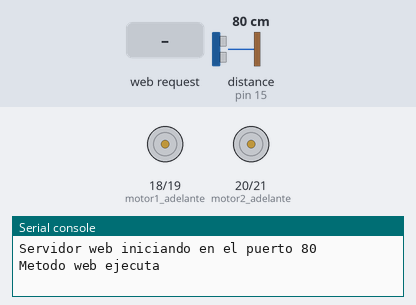
Bench run of a program on a simulated MicroPython board. On the bench: motor-driver pin pairs drawn as motors (green arrow = first pin HIGH = forward, orange = second pin HIGH = backward, longer = more drive), the last lines printed to the serial console. The test bench sets the inputs (shaded band); at power-on: distance to the obstacle (sensor on pin 15) 80 cm. The echo pulse lasts 58.3 µs per cm.

Above: at 3.2 s.
3.3 s: HTTP request GET /izquierda? received
At 5.3 s:
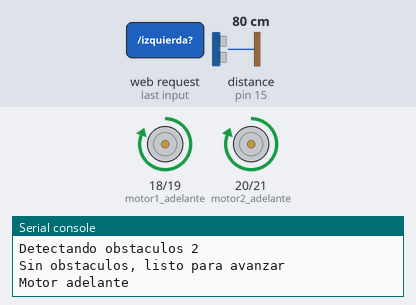
6.3 s: HTTP request GET /derecha? received
At 6.7 s:
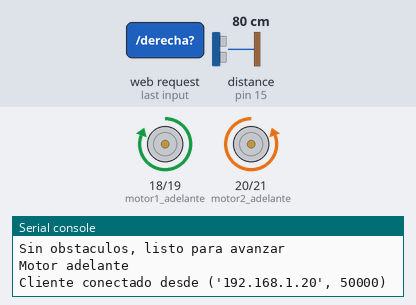
8.3 s: HTTP request GET /atras? received
At 9.4 s:
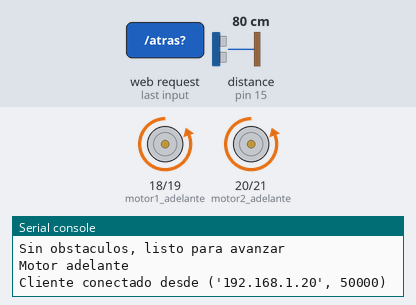
Timing chart, 0 to 12.8 s (numbered marks = the images above; inputs shaded):
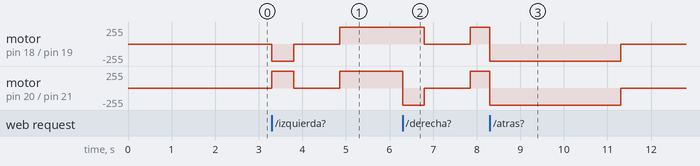

The program:

main_raspberry.py
```python
import machine
import utime
import network
import socket
from machine import Pin
from time import sleep

#Declaracion de Constantes

PIN_MOTOR1_ADELANTE = 18
PIN_MOTOR1_ATRAS = 19
PIN_MOTOR2_ADELANTE = 20
PIN_MOTOR2_ATRAS = 21
PIN_SENSOR_TRIG = 14
PIN_SENSOR_ECHO =15
#Nombre de la red WiFi
SSID = "SV - SALA"
PASSWORD = "11733647"

#Clase para establecer la conexion WLAN entre la raspberry y la computadora
#por medio de una pagina web
class Connect():
    def __init__(self, ssid, password):
    #desde main se ingresa red y clave wifi para la conexion
        self.ssid = ssid
        self.password = password
        self.html = f"""
                <!DOCTYPE html>
                <html>
                <head>
                </head>
                <body>
                <center>
                <form action="./adelante">
                <input type="submit" value="Adelante" style="background-color: #04AA6D; border-radius: 15px; height:120px; width:120px; border: none; color: white; padding: 16px 24px; margin: 4px 2px"  />
                </form>
                <table><tr>
                <td><form action="./izquierda">
                <input type="submit" value="Izquierda" style="background-color: #04AA6D; border-radius: 15px; height:120px; width:120px; border: none; color: white; padding: 16px 24px; margin: 4px 2px"/>
                </form></td>
                <td><form action="./detener">
                <input type="submit" value="Detener" style="background-color: #FF0000; border-radius: 50px; height:120px; width:120px; border: none; color: white; padding: 16px 24px; margin: 4px 2px" />
                </form></td>
                <td><form action="./derecha">
                <input type="submit" value="Derecha" style="background-color: #04AA6D; border-radius: 15px; height:120px; width:120px; border: none; color: white; padding: 16px 24px; margin: 4px 2px"/>
                </form></td>
                </tr></table>
                <form action="./atras">
                <input type="submit" value="Atras" style="background-color: #04AA6D; border-radius: 15px; height:120px; width:120px; border: none; color: white; padding: 16px 24px; margin: 4px 2px"/>
                </form>
                </body>
                </html>
                """

    def conectar(self):
        #se crea una conexion WLAN, se activa y conecta con el wifi
        net = network.WLAN(network.STA_IF)
        net.active(True)
        net.connect(self.ssid, self.password)
        #Si ya conectado, no reconectar
        if not net.isconnected():
            self.send_message('Conectando a la red Wi-Fi...')
            net.connect(self.ssid, self.password)
            #Esperar la conexion
            while not net.isconnected():
                self.send_message("Conectando...")
                sleep(2)
        print('Conectado a la red:', net.ifconfig())

    def open_socket(self):
        server = []
        #Crear socket de servidor
        addr = socket.getaddrinfo('0.0.0.0',80)[0][-1]
        s = socket.socket()
        s.bind(addr)
        s.listen(1)
        self.send_message('Servidor web iniciando en el puerto 80')
        server.append(addr)
        server.append(s)
        return server

    #Bucle principal del servidor web
    def web(self, vehiculo, addr, s):
        print("Metodo web ejecuta")
        while True:
            try:
                cl, addr = s.accept()
                self.send_message(f'Cliente conectado desde {addr}')
            except OSError as e:
                self.send_message(f"Error al aceptar la conexión: {e}")
                return
            request = cl.recv(1024)
            request = str(request)
            #Verificar las rutas de la solicitud
            try:
                request = request.split()[1]
            except IndexError as e:
                self.send_message(e)
            if request == '/adelante?':
                #avanzar el vehiculo
                vehiculo.avanzar()
            elif request =='/izquierda?':
                #girar a la izquierda hasta no tener obstaculos
                vehiculo.izquierda()
            elif request =='/detener?':
                #Frenar el vehiculo
                vehiculo.frenar()
            elif request =='/derecha?':
                #girar a la derecha hasta no tener obstaculos
                vehiculo.derecha()
            elif request =='/atras?':
                #Retroceder el vehiculo por 3 segundos
                vehiculo.retroceder()

            #Responder con la pagina web
            cl.send('HTTP/1.1 200 OK\n')
            cl.send('Content-Type: text/html\n')
            cl.send('Connection: close\n\n')
            cl.sendall(self.html)
            cl.close()

    def send_message(self, message):
        print(message)

#Clase para el Control del Motor

class Motor():
    def __init__(self):
        #se establecen los pines de conexion como constantes en constantes.py
        #cada pin se asocia con un motor hacia adelante y hacia atras
        self.motor1_adelante = Pin(PIN_MOTOR1_ADELANTE, Pin.OUT)
        self.motor1_atras = Pin(PIN_MOTOR1_ATRAS, Pin.OUT)
        self.motor2_adelante = Pin(PIN_MOTOR2_ADELANTE, Pin.OUT)
        self.motor2_atras = Pin(PIN_MOTOR2_ATRAS, Pin.OUT)

    #metodo para dirigir el carro hacia adelante
    def adelante(self):
        self.motor1_adelante.value(1)
        self.motor2_adelante.value(1)
        self.motor1_atras.value(0)
        self.motor2_atras.value(0)
        print("Motor adelante")
    #metodo para hacer retroceder el carro
    def atras(self):
        self.motor1_adelante.value(0)
        self.motor2_adelante.value(0)
        self.motor1_atras.value(1)
        self.motor2_atras.value(1)
    #metodo para frenar el carro
    def detener(self):
        self.motor1_adelante.value(0)
        self.motor2_adelante.value(0)
        self.motor1_atras.value(0)
        self.motor2_atras.value(0)
    #metodo para hacer girar el carro a la izquierda
    def izquierda(self):
        self.motor1_adelante.value(0)
        self.motor2_adelante.value(1)
        self.motor1_atras.value(1)
        self.motor2_atras.value(0)
    #metodo para hacer girar el carro a la derecha
    def derecha(self):
        self.motor1_adelante.value(1)
        self.motor2_adelante.value(0)
        self.motor1_atras.value(0)
        self.motor2_atras.value(1)

#Clase para manejo del Sensor

class SensorProximidad():
    def __init__(self):
        self.trig = Pin(PIN_SENSOR_TRIG, Pin.OUT)
        self.echo = Pin(PIN_SENSOR_ECHO, Pin.IN)

    #metodo para definir la distancia entre el carro y un obstaculo
    def detectar_obstaculo(self, i):
        print(f"Detectando obstaculos {i}")
        #asegurarse de que el trig empieze en bajo
        self.trig.low()
        utime.sleep_us(2)
        #Agrega un retardo para evitar problemas de sincronizacion
        utime.sleep_ms(50)
        #Activar el trigger por 10 microsegundos para enviar una señal
        self.trig.high()
        utime.sleep_us(10)
        self.trig.low()
        #Esperar a la respuesta de echo
        start_time = utime.ticks_us()
        while self.echo.value() == 0:
            start_time = utime.ticks_us()
        #Medir cuanto tiempo la señal de echo se mantiene alta
        stop_time = utime.ticks_us()
        while self.echo.value() == 1:
            stop_time = utime.ticks_us()
        #calcular la duracion de la señal
        duration = utime.ticks_diff(stop_time, start_time)
        #calcular distancia en cm
        distance = (duration * 0.0343)/2
        return distance
    #Metodo para establecer una distancia de frenado
    def frenado(self):
        frenar = False
        while not frenar:
            try:
                distance = self.detectar_obstaculo(1)
                if distance > 50:
                    self.send_message("No se detecta ningun obstaculo")
                else:
                    self.send_message("Objeto detectado a {:.2f}cm".format(distance))
                    frenar = True
                    return frenar
            except OSError as e:
                self.send_message(f"Error en recivir señal de echo. {e}")
            utime.sleep(1)
    #metodo para detectar si ya no se encuentran obstaculos para seguir con el avance
    def avance(self):
        avanzar = False
        while not avanzar:
            try:
                distance = self.detectar_obstaculo(2)
                if distance <= 50:
                    self.send_message("Girando, no se puede avanzar, obstaculo detectado")
                else:
                    self.send_message("Sin obstaculos, listo para avanzar")
                    avanzar = True
                    return avanzar
            except OSError as e:
                self.send_message(f"Error en recivir la señal de echo. {e}")
            utime.sleep(1)

    def send_message(self, message):
        print(message)

#Clase para controlar el movimiento del carro

class Movimiento():
    def __init__(self):
        self.obj_motor = Motor()
        self.obj_sensor = SensorProximidad()

    #Avance y frenado son recursivos entre si
    def avanzar(self):
        self.obj_motor.adelante()
        print("Avanzando")
        #Cuando el sensor detecta la distancia de frenado llama al metodo frenar
        frenado =  self.obj_sensor.frenado()
        if frenado:
            self.frenar()

    def frenar(self):
        #detiene y gira a la direccion indicada desde el cliente
        self.obj_motor.detener()
        print("Frenando")

    def derecha(self):
        #el carro gira a la derecha hasta no encontrar ningun obstaculo y vuelve a avanzar
        self.obj_motor.derecha()
        utime.sleep_ms(500)
        self.obj_motor.detener()
        avance = self.obj_sensor.avance()
        if avance:
            self.obj_motor.detener()
            sleep(1)
            self.obj_motor.adelante()
        else:
            self.derecha()

    def izquierda(self):
        #el carro gira hacia la izquierda hasta no encontrar ningun obstaculo y vuelve a avanzar
        self.obj_motor.izquierda()
        utime.sleep_ms(500)
        self.obj_motor.detener()
        avance = self.obj_sensor.avance()
        if avance:
            self.obj_motor.detener()
            sleep(1)
            self.obj_motor.adelante()
        else:
            self.izquierda()

    def retroceder(self):
        #retrocede el carro por solo 3 segundos, ya que el sensor no puede detectar obstaculos atras
        self.obj_motor.atras()
        sleep(3)
        self.obj_motor.detener()


#Clase Main para ejecutar el programa

class Main():
    def __init__(self) -> None:
        pass
    def main(self):
        obj_conexion = Connect(SSID, PASSWORD)
        obj_vehiculo = Movimiento()
        #conectar a la red WiFi
        obj_conexion.conectar()
        #abrir socket de servidor
        server = obj_conexion.open_socket()
        #crear bucle principal del servidor web
        obj_conexion.web(obj_vehiculo, server[0], server[1])

if __name__ == '__main__':
    app = Main()
    app.main()
```

Measured:
- after the input at 3.3 s, motor on pin 18 (motor1_adelante) / pin 19 (motor1_atras): stopped → backward 255/255 at once, → stopped 0.50 s later, → forward 255/255 1.1 s later; motor on pin 20 (motor2_adelante) / pin 21 (motor2_atras): stopped → forward 255/255 at once, → stopped 0.50 s later, → forward 255/255 1.1 s later
- after the input at 6.3 s, motor on pin 18 (motor1_adelante) / pin 19 (motor1_atras): forward 255/255 → stopped after 0.50 s, → forward 255/255 1.1 s later; motor on pin 20 (motor2_adelante) / pin 21 (motor2_atras): forward 255/255 → backward 255/255 at once, → stopped 0.50 s later, → forward 255/255 1.1 s later
- after the input at 8.3 s, motor on pin 18 (motor1_adelante) / pin 19 (motor1_atras), motor on pin 20 (motor2_adelante) / pin 21 (motor2_atras): forward 255/255 → backward 255/255 at once, → stopped 3.0 s later
